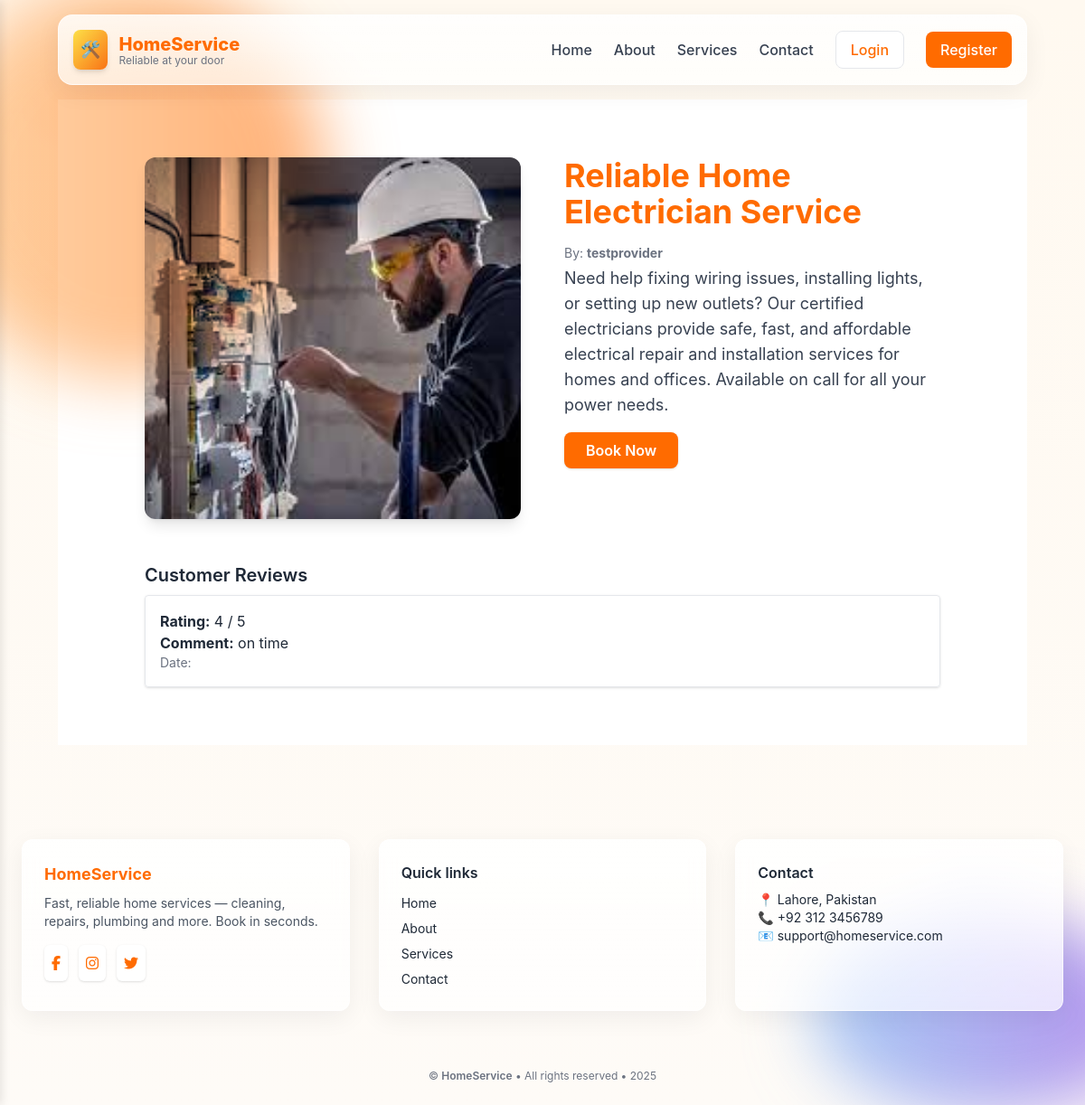
The app's page /services/1/, older data.
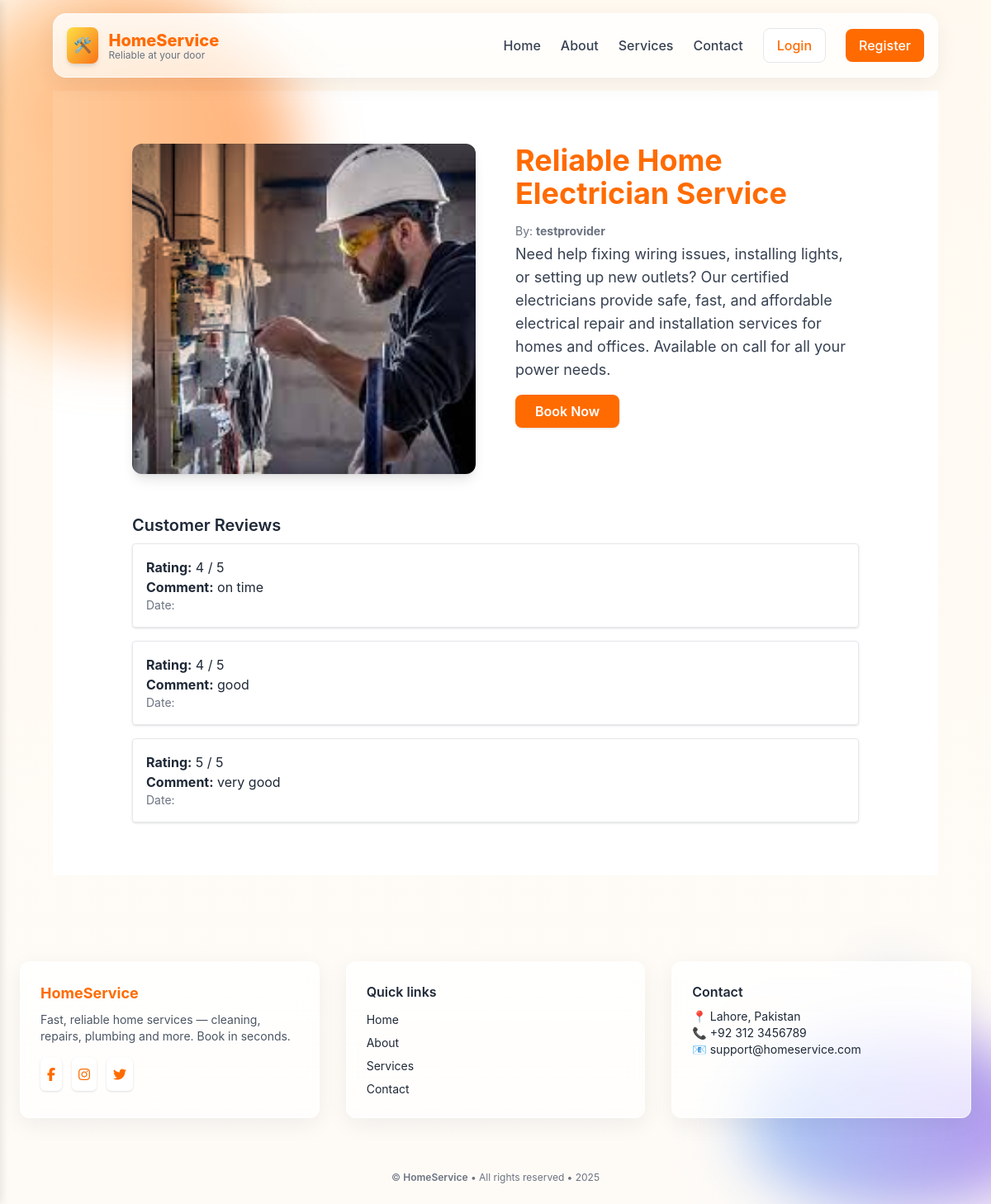
The same page, newer data.
### booking/models.py (models this page shows, shortened)
class Service(models.Model):
    title = models.CharField(max_length=200)
    description = models.TextField()
    service_type = models.ForeignKey(ServiceType, on_delete=models.CASCADE, related_name='services')
    image = models.ImageField(upload_to='services/', blank=True, null=True)
    manager = models.ForeignKey(CustomUser, on_delete=models.CASCADE, related_name='services')

class CustomUser(AbstractUser):
    ROLE_CHOICES = (
        ('customer', 'Customer'),
        ('provider', 'Service Provider'),
    )
    role = models.CharField(max_length=20, choices=ROLE_CHOICES, default='customer')
    wallet_balance = models.DecimalField(max_digits=10, decimal_places=2, default=0, validators=[MinValueValidator(0)])

class Review(models.Model):
    booking = models.OneToOneField(Booking, on_delete=models.CASCADE, related_name='review')
    rating = models.IntegerField()
    comment = models.TextField()
    created_at = models.DateTimeField(auto_now_add=True)

### booking/views.py (the view)
# urls.py: path('services/<int:service_id>/', views.service_detail, name='service_detail'),
def service_detail(request, service_id):
    service = get_object_or_404(Service, id=service_id)
    bookings = Booking.objects.filter(service=service)
    reviews = Review.objects.filter(booking__in=bookings)
    context = {
        'service': service,
        'reviews': reviews
    }
    return render(request, 'services_detail.html', context)

### booking/templates/services_detail.html (shortened to what this page needs)
{% extends 'base.html' %}
{% load static %}
{% block content %}
<section class="py-16 px-4 md:px-24 bg-white">
  <div class="grid md:grid-cols-2 gap-12">
    <div>
      {% if service.image %}
        <img src="{{ service.image.url }}" alt="{{ service.title }}" class="rounded-xl shadow-lg w-full h-[400px] object-cover">
      {% else %}
        <img src="{% static 'placeholder.jpg' %}" class="rounded-xl shadow-lg w-full h-[400px] object-cover" alt="No Image Available">
      {% endif %}
    </div>
    <div>
      <h2 class="text-4xl font-bold text-[#FF6B00] mb-4">{{ service.title }}</h2>
      <p class="text-sm text-gray-500 mb-1">By: <span class="font-bold">{{ service.manager.username }}</span></p>
      <p class="text-lg text-gray-700 mb-4">{{ service.description }}</p>
      <form action="{% url 'booking' service.id %}" method="post">
        <button type="submit" class="bg-[#FF6B00] hover:bg-[#e65c00] text-white font-semibold py-2 px-6 rounded-lg shadow">
          Book Now
        </button>
      </form>
    </div>
  </div>
  <div class="mt-12">
    <h2 class="text-xl font-semibold mb-2">Customer Reviews</h2>
    {% if reviews %}
      <ul class="space-y-4">
        {% for review in reviews %}
          <li class="border p-4 rounded shadow">
            <p><strong>Rating:</strong> {{ review.rating }} / 5</p>
            <p><strong>Comment:</strong> {{ review.comment }}</p>
            <p class="text-sm text-gray-500">Date: {{ review.date_time|date:"F j, Y" }}</p>
          </li>
        {% endfor %}
      </ul>
    {% else %}
      <p>No reviews yet for this service.</p>
    {% endif %}
  </div>
</section>
{% endblock %}

### booking/templates/base.html (shortened to what this page needs)
<!DOCTYPE html>
<html lang="en">
<head>
  <script src="https://cdn.tailwindcss.com"></script>
  <link href="https://unpkg.com/aos@2.3.4/dist/aos.css" rel="stylesheet">
</head>
<body>
  <div aria-hidden="true">
  </div>
  <header class="sticky top-0 z-50">
    <nav class="glass app-card mx-4 md:mx-8 lg:mx-16 my-4 p-3 md:p-4 flex items-center justify-between">
      <div class="flex items-center space-x-3">
        <a href="/" class="flex items-center gap-3">
          <span class="bg-gradient-to-br from-yellow-300 to-orange-500 p-2 rounded-lg shadow-md text-white text-lg">🛠️</span>
          <div class="leading-tight">
            <div class="text-xl font-extrabold" style="color:var(--accent)">HomeService</div>
            <div class="text-xs text-gray-500 -mt-1">Reliable at your door</div>
          </div>
        </a>
      </div>
      <div class="desktop-menu flex items-center space-x-6 text-sm md:text-base font-medium">
        <a href="/" class="nav-link text-gray-700 hover:text-[var(--accent)] transition">Home</a>
        <a href="{% url 'about' %}" class="nav-link text-gray-700 hover:text-[var(--accent)] transition">About</a>
        <a href="{% url 'services' %}" class="nav-link text-gray-700 hover:text-[var(--accent)] transition">Services</a>
        {% if request.user.is_authenticated %}
          {% if request.user.role == 'provider' %}
            <a href="{% url 'provider_dashboard' %}" class="nav-link text-gray-700 hover:text-[var(--accent)] transition">Dashboard</a>
          {% else %}
            <a href="{% url 'customer_dashboard' %}" class="nav-link text-gray-700 hover:text-[var(--accent)] transition">Dashboard</a>
          {% endif %}
          <a href="{% url 'upload_payment_proof' %}" class="nav-link text-gray-700 hover:text-[var(--accent)] transition">Payment</a>
          <a href="{% url 'logout' %}" class="ml-3 px-4 py-2 rounded-lg bg-[var(--accent)] text-white shadow-sm hover:opacity-95 transition">Logout</a>
        {% else %}
          <a href="{% url 'contact' %}" class="nav-link text-gray-700 hover:text-[var(--accent)] transition">Contact</a>
          <a href="{% url 'login' %}" class="ml-3 px-4 py-2 rounded-lg bg-white border text-[var(--accent)] hover:shadow transition">Login</a>
          <a href="{% url 'register' %}" class="ml-2 px-4 py-2 rounded-lg bg-[var(--accent)] text-white hover:opacity-95 transition">Register</a>
        {% endif %}
      </div>
    </nav>
  </header>
  <main class="mx-4 md:mx-8 lg:mx-16 mb-16">
    {% block content %}{% endblock %}
  </main>
  <footer class="mt-12">
    <div class="max-w-7xl mx-auto px-6 py-10 grid grid-cols-1 md:grid-cols-3 gap-8">
      <div class="glass p-6 rounded-xl app-card">
        <h4 class="text-lg font-bold" style="color:var(--accent)">HomeService</h4>
        <p class="text-sm text-gray-600 mt-2">Fast, reliable home services — cleaning, repairs, plumbing and more. Book in seconds.</p>
        <div class="flex gap-3 mt-4">
          <a class="p-2 rounded-md bg-white shadow text-[var(--accent)]" href="#"><i class="fab fa-facebook-f"></i></a>
          <a class="p-2 rounded-md bg-white shadow text-[var(--accent)]" href="#"><i class="fab fa-instagram"></i></a>
          <a class="p-2 rounded-md bg-white shadow text-[var(--accent)]" href="#"><i class="fab fa-twitter"></i></a>
        </div>
      </div>
      <div class="glass p-6 rounded-xl app-card">
        <h4 class="text-md font-semibold">Quick links</h4>
        <ul class="mt-3 space-y-2 text-sm">
          <li><a href="/" class="hover:text-[var(--accent)]">Home</a></li>
          <li><a href="{% url 'about' %}" class="hover:text-[var(--accent)]">About</a></li>
          <li><a href="{% url 'services' %}" class="hover:text-[var(--accent)]">Services</a></li>
          {% if request.user.is_authenticated %}
            {% if request.user.role == 'provider' %}
              <li><a href="{% url 'provider_dashboard' %}" class="hover:text-[var(--accent)]">Dashboard</a></li>
            {% else %}
              <li><a href="{% url 'customer_dashboard' %}" class="hover:text-[var(--accent)]">Dashboard</a></li>
            {% endif %}
          {% else %}
            <li><a href="{% url 'contact' %}" class="hover:text-[var(--accent)]">Contact</a></li>
          {% endif %}
        </ul>
      </div>
      <div class="glass p-6 rounded-xl app-card">
        <h4 class="text-md font-semibold">Contact</h4>
        <p class="text-sm mt-2">📍 Lahore, Pakistan</p>
        <p class="text-sm">📞 +92 312 3456789</p>
        <p class="text-sm">📧 support@homeservice.com</p>
      </div>
    </div>
    <div class="text-center text-xs text-gray-500 py-6">© <span class="font-semibold">HomeService</span> • All rights reserved • 2025</div>
  </footer>
</body>
</html>

### booking/templates/base.html (style rules this page uses)
:root { --accent: #FF6B00; --accent-2: #FFB86B; --muted: #F7F5F2; }
body { background: radial-gradient(1000px 600px at 10% 10%, rgba(255, 107, 0, 0.06), transparent 10%), radial-gradient(800px 500px at 90% 80%, rgba(0, 122, 255, 0.03), transparent 10%), linear-gradient(180deg, #FFF9F0 0%, #FEFBF7 100%); -webkit-font-smoothing: antialiased; -moz-osx-font-smoothing: grayscale; font-family: Inter, ui-sans-serif, system-ui, -apple-system, "Segoe UI", Roboto, "Helvetica Neue", Arial; color: #1F2937; margin: 0; padding: 0; box-sizing: border-box; overflow-x: hidden; }
.glass { background: linear-gradient(180deg, rgba(255, 255, 255, 0.85), rgba(255, 255, 255, 0.72)); backdrop-filter: blur(8px) saturate(120%); -webkit-backdrop-filter: blur(8px) saturate(120%); border: 1px solid rgba(255, 255, 255, 0.6); }
.floating { position: absolute; filter: blur(36px); opacity: 0.55; transform: translate3d(0, 0, 0); pointer-events: none; mix-blend-mode: multiply; }
.app-card { border-radius: 16px; box-shadow: 0 8px 28px rgba(15, 23, 42, 0.06); }

Row changes from the older to the newer data that the page shows:
added Review: rating "4", comment "good"
added Review: rating "5", comment "very good"
